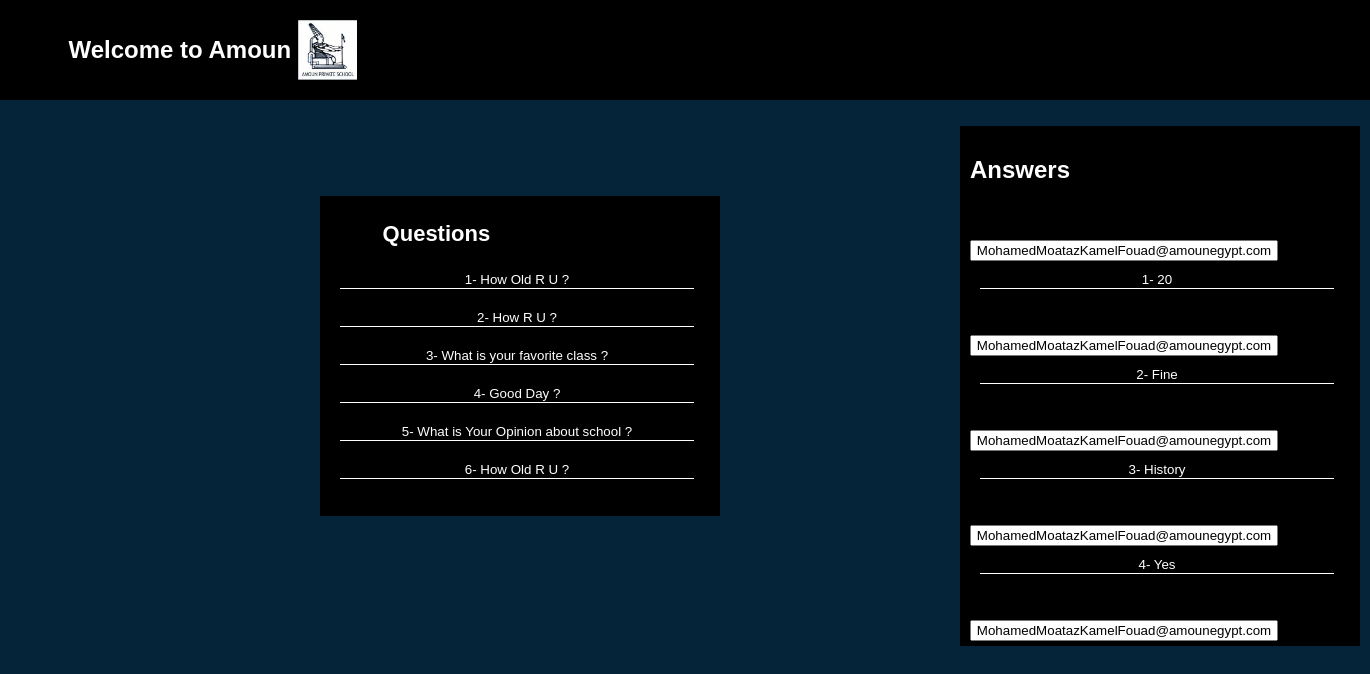
The page /viewAnswers.php on the database its author committed.
### tables this page shows
CREATE TABLE `Answers` (
  `ID` int(255) NOT NULL,
  `email` varchar(80) NOT NULL,
  `answer` varchar(255) NOT NULL
);

### viewAnswers.php (the view, shortened to what this page needs)
<!DOCTYPE html>
<html>
  <?php include "homemenu.php"?>
<head>
</head>
<body onload='teacherMenu()'>
  <div class="register">
<form method="POST" action="">
<?php include "dB.php";
echo "<div class= 'boxone'>";
echo "<h1>Questions</h1>";
   $sql = mysqli_query($conn, "SELECT question FROM addQuestions");
   $res = mysqli_query($conn, "SELECT * FROM Answers");
   $no=0;
   while($row=mysqli_fetch_array($sql)){
      $no++;
    ?>
    <input type="text" name="ques[]" value='<?php echo $no.'- '. $row['question'] ?>' readonly><br>
    <?php
   }
   echo "</div>";
   echo "<br>";
$ne=0;
echo "<div class='boxtwo'>";
echo"<h2>Answers</h2>";
  while($rows=mysqli_fetch_array($res)){
     $ne++;
    ?>
<br><br>
    <input type="email" name="email[]" value='<?php echo $rows['email'] ?>' readonly class='email'>
    <input type="text" name="ans[]" value='<?php echo $ne.'- ' .$rows['answer'] ?>' readonly>
    <br>
    <?php
   }
?>
</div>
</form>
</div>
</body>
</html>

### Styles/homepage.css (style rules this page uses)
body { padding: 0; margin: 0; background-color:#05243A; overflow-y: scroll; }

### rows shown on the page
answers: email "MohamedMoatazKamelFouad@amounegypt.com", answer "1- 20"
answers: email "MohamedMoatazKamelFouad@amounegypt.com", answer "2- Fine"
answers: email "MohamedMoatazKamelFouad@amounegypt.com", answer "3- History"
answers: email "MohamedMoatazKamelFouad@amounegypt.com", answer "4- Yes"
answers: email "MohamedMoatazKamelFouad@amounegypt.com"
